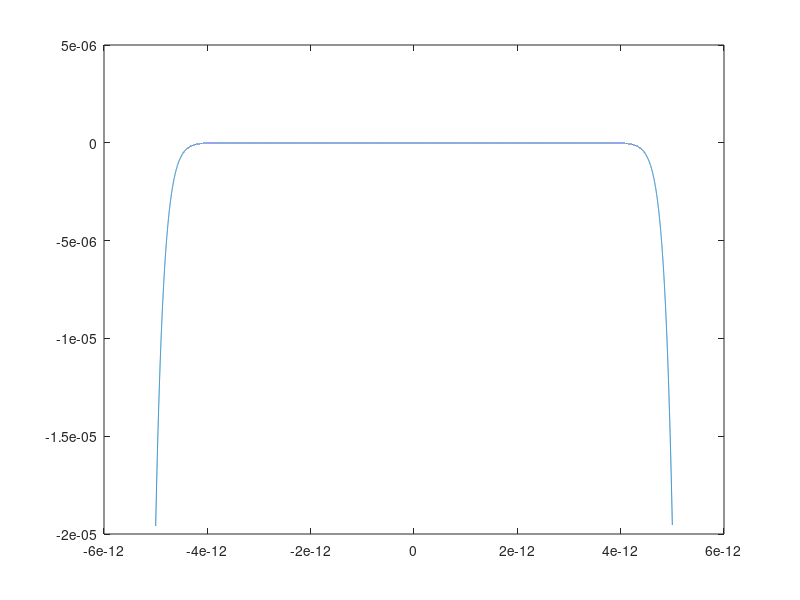

MATLAB code for this plot:
clc; clear;

% exp(-(t/t0)^2) = t0 * sqrt(pi) * exp(-ω^2 * t^2 / 4)

% Definitions
pico = 10^-12;  % define pico 

Fs = 5000;    % sampling frequency

% Constructing Pulses
t = (-5: 1/Fs: 5 - 1 / Fs) * pico;
a = 1*(t>-2 * pico)-1*(t>2 * pico);    % Square wave with T1 = 2ps
b = exp(-t.^2 / (1 * pico)^2);    % Gaussian pulse of t0 = 1ps

% Performing Convolution in time domain
c = conv(a, b) / Fs;
t1 = (-10 + 1 / Fs: 1/Fs: 10 - 1 / Fs) * pico;
%plot(t1, c);
%hold on;

% Performing Convolution in freq domain
FT_a = fft(a);    % Fourier transform of the two signals
FT_b = fft(b);
FT_C = FT_a .* FT_b;    % A convolution B in time domain means A * B in frequency domain
C = ifftshift(abs(ifft(FT_C))) / Fs;    % Turn C from freq domain back to time domain
%plot(t, C);
%hold off;

% Perform difference of c and C
dif = (length(t1) - length(t)) / 2;
c = c(dif + 1: length(t1) - dif);
t1 = t1(dif + 1: length(t1) - dif);
plot(t1, c - C);

% % Plotting
% % Plot 1: c
% subplot(2, 1, 1);
% plot(t1, c);
% title('c = a conv b');
% legend('c(t)'); 
% xlabel('t (s)');
% ylabel('c(t)');

% % Plot 2: C
% subplot(2, 1, 2);
% plot(t1, c);
% title('C(jw) = a(jw)*b(jw)');
% legend('C(t)'); 
% xlabel('t (s)');
% ylabel('C(t)');
